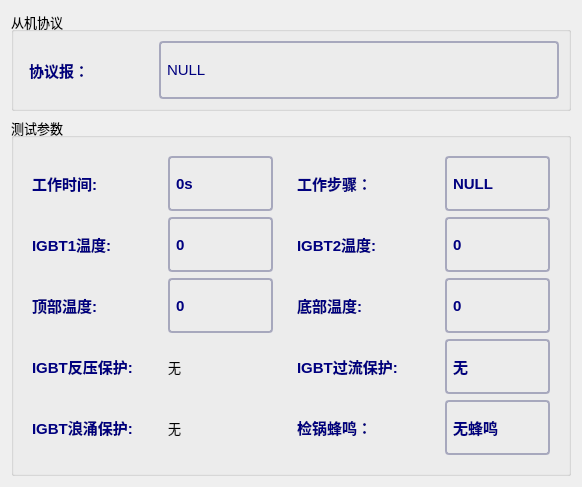
     <widget class="QWidget" name="widget_8" native="true">
      <property name="autoFillBackground">
       <bool>false</bool>
      </property>
      <layout class="QVBoxLayout" name="verticalLayout_3">
       <item>
        <widget class="QGroupBox" name="groupBox">
         <property name="minimumSize">
          <size>
           <width>500</width>
           <height>100</height>
          </size>
         </property>
         <property name="maximumSize">
          <size>
           <width>10777215</width>
           <height>100</height>
          </size>
         </property>
         <property name="font">
          <font>
           <pointsize>10</pointsize>
          </font>
         </property>
         <property name="cursor">
          <cursorShape>ArrowCursor</cursorShape>
         </property>
         <property name="autoFillBackground">
          <bool>false</bool>
         </property>
         <property name="title">
          <string>从机协议</string>
         </property>
         <layout class="QHBoxLayout" name="horizontalLayout_3">
          <item>
           <widget class="QLabel" name="treaty_label_2">
            <property name="minimumSize">
             <size>
              <width>42</width>
              <height>51</height>
             </size>
            </property>
            <property name="styleSheet">
             <string notr="true">QLabel {
    font: 11pt;
	font: bold;
	font-family:&quot;Vrinda&quot;;
    color: rgb(0, 0, 127);
	
     padding: 2px;
}</string>
            </property>
            <property name="text">
             <string>协议报：</string>
            </property>
           </widget>
          </item>
          <item>
           <widget class="QLabel" name="treaty_1">
            <property name="minimumSize">
             <size>
              <width>400</width>
              <height>51</height>
             </size>
            </property>
            <property name="styleSheet">
             <string notr="true">QLabel {
    font: 11pt;
	font-family:&quot;Vrinda&quot;;
    color: rgb(0, 0, 127);
	border: 2px solid rgb(167,168,189);
    border-radius: 4px;
     padding: 2px;
}</string>
            </property>
            <property name="text">
             <string>NULL</string>
            </property>
           </widget>
          </item>
         </layout>
        </widget>
       </item>
       <item>
        <widget class="QGroupBox" name="groupBox_2">
         <property name="minimumSize">
          <size>
           <width>400</width>
           <height>200</height>
          </size>
         </property>
         <property name="maximumSize">
          <size>
           <width>16777215</width>
           <height>16777215</height>
          </size>
         </property>
         <property name="font">
          <font>
           <pointsize>10</pointsize>
          </font>
         </property>
         <property name="title">
          <string>测试参数</string>
         </property>
         <layout class="QGridLayout" name="gridLayout_3">
          <item row="0" column="0">
           <widget class="QWidget" name="widget" native="true">
            <layout class="QGridLayout" name="gridLayout">
             <item row="0" column="3">
              <widget class="QLabel" name="work_time_label">
               <property name="sizePolicy">
                <sizepolicy hsizetype="Expanding" vsizetype="Expanding">
                 <horstretch>0</horstretch>
                 <verstretch>0</verstretch>
                </sizepolicy>
               </property>
               <property name="minimumSize">
                <size>
                 <width>105</width>
                 <height>55</height>
                </size>
               </property>
               <property name="maximumSize">
                <size>
                 <width>105</width>
                 <height>55</height>
                </size>
               </property>
               <property name="styleSheet">
                <string notr="true">QLabel {
    font: 11pt;
	font: bold;
	font-family:&quot;Vrinda&quot;;
    color: rgb(0, 0, 127);

	border: 2px solid rgb(167,168,189);
    border-radius: 4px;
     padding: 2px;
}</string>
               </property>
               <property name="text">
                <string>0s</string>
               </property>
              </widget>
             </item>
             <item row="1" column="0">
              <widget class="QLabel" name="TIGBT_label">
               <property name="enabled">
                <bool>true</bool>
               </property>
               <property name="sizePolicy">
                <sizepolicy hsizetype="Expanding" vsizetype="Expanding">
                 <horstretch>0</horstretch>
                 <verstretch>0</verstretch>
                </sizepolicy>
               </property>
               <property name="styleSheet">
                <string notr="true">QLabel {
    font: 11pt;
	font: bold;
	font-family:&quot;Vrinda&quot;;
    color: rgb(0, 0, 127);


}</string>
               </property>
               <property name="text">
                <string>IGBT1温度:</string>
               </property>
              </widget>
             </item>
             <item row="2" column="0">
              <widget class="QLabel" name="top_hit_state">
               <property name="sizePolicy">
                <sizepolicy hsizetype="Expanding" vsizetype="Expanding">
                 <horstretch>0</horstretch>
                 <verstretch>0</verstretch>
                </sizepolicy>
               </property>
               <property name="minimumSize">
                <size>
                 <width>0</width>
                 <height>0</height>
                </size>
               </property>
               <property name="font">
                <font>
                 <pointsize>11</pointsize>
                 <italic>false</italic>
                 <bold>true</bold>
                </font>
               </property>
               <property name="styleSheet">
                <string notr="true">QLabel {
    font: 11pt;
	font: bold;
	font-family:&quot;Vrinda&quot;;
    color: rgb(0, 0, 127);


}</string>
               </property>
               <property name="text">
                <string>顶部温度:</string>
               </property>
              </widget>
             </item>
             <item row="3" column="0" colspan="2">
              <widget class="QLabel" name="TTAD">
               <property name="sizePolicy">
                <sizepolicy hsizetype="Expanding" vsizetype="Expanding">
                 <horstretch>0</horstretch>
                 <verstretch>0</verstretch>
                </sizepolicy>
               </property>
               <property name="minimumSize">
                <size>
                 <width>0</width>
                 <height>0</height>
                </size>
               </property>
               <property name="styleSheet">
                <string notr="true">QLabel {
    font: 11pt;
	font: bold;
	font-family:&quot;Vrinda&quot;;
    color: rgb(0, 0, 127);


}</string>
               </property>
               <property name="text">
                <string>IGBT反压保护:</string>
               </property>
              </widget>
             </item>
             <item row="4" column="0" colspan="2">
              <widget class="QLabel" name="work_phase">
               <property name="sizePolicy">
                <sizepolicy hsizetype="Expanding" vsizetype="Expanding">
                 <horstretch>0</horstretch>
                 <verstretch>0</verstretch>
                </sizepolicy>
               </property>
               <property name="styleSheet">
                <string notr="true">QLabel {
    font: 11pt;
	font: bold;
	font-family:&quot;Vrinda&quot;;
    color: rgb(0, 0, 127);


}</string>
               </property>
               <property name="text">
                <string>IGBT浪涌保护:</string>
               </property>
              </widget>
             </item>
             <item row="1" column="3">
              <widget class="QLabel" name="TIGBT_">
               <property name="sizePolicy">
                <sizepolicy hsizetype="Expanding" vsizetype="Expanding">
                 <horstretch>0</horstretch>
                 <verstretch>0</verstretch>
                </sizepolicy>
               </property>
               <property name="minimumSize">
                <size>
                 <width>105</width>
                 <height>55</height>
                </size>
               </property>
               <property name="maximumSize">
                <size>
                 <width>105</width>
                 <height>55</height>
                </size>
               </property>
               <property name="styleSheet">
                <string notr="true">QLabel {
    font: 11pt;
	font: bold;
	font-family:&quot;Vrinda&quot;;
    color: rgb(0, 0, 127);

	border: 2px solid rgb(167,168,189);
    border-radius: 4px;
     padding: 2px;
}</string>
               </property>
               <property name="text">
                <string>0</string>
               </property>
              </widget>
             </item>
             <item row="2" column="3">
              <widget class="QLabel" name="top_hit_">
               <property name="sizePolicy">
                <sizepolicy hsizetype="Expanding" vsizetype="Expanding">
                 <horstretch>0</horstretch>
                 <verstretch>0</verstretch>
                </sizepolicy>
               </property>
               <property name="minimumSize">
                <size>
                 <width>105</width>
                 <height>55</height>
                </size>
               </property>
               <property name="maximumSize">
                <size>
                 <width>105</width>
                 <height>55</height>
                </size>
               </property>
               <property name="styleSheet">
                <string notr="true">QLabel {
    font: 11pt;
	font: bold;
	font-family:&quot;Vrinda&quot;;
    color: rgb(0, 0, 127);

	border: 2px solid rgb(167,168,189);
    border-radius: 4px;
     padding: 2px;
}</string>
               </property>
               <property name="text">
                <string>0</string>
               </property>
              </widget>
             </item>
             <item row="3" column="3">
              <widget class="QLabel" name="TTAD_label">
               <property name="sizePolicy">
                <sizepolicy hsizetype="Expanding" vsizetype="Expanding">
                 <horstretch>0</horstretch>
                 <verstretch>0</verstretch>
                </sizepolicy>
               </property>
               <property name="minimumSize">
                <size>
                 <width>105</width>
                 <height>55</height>
                </size>
               </property>
               <property name="maximumSize">
                <size>
                 <width>105</width>
                 <height>55</height>
                </size>
               </property>
               <property name="styleSheet">
                <string notr="true">QLabel {
    font: 11pt;
	font-family:&quot;QLabel {
    font: 11pt;
	font: bold;
	font-family:&quot;Vrinda&quot;;
    color: rgb(0, 0, 127);

	border: 2px solid rgb(167,168,189);
    border-radius: 4px;
     padding: 2px;
}Vrinda&quot;;
    color: rgb(0, 0, 127);
}</string>
               </property>
               <property name="text">
                <string>无</string>
               </property>
              </widget>
             </item>
             <item row="4" column="3">
              <widget class="QLabel" name="work_phase_label">
               <property name="sizePolicy">
                <sizepolicy hsizetype="Expanding" vsizetype="Expanding">
                 <horstretch>0</horstretch>
                 <verstretch>0</verstretch>
                </sizepolicy>
               </property>
               <property name="minimumSize">
                <size>
                 <width>105</width>
                 <height>55</height>
                </size>
               </property>
               <property name="maximumSize">
                <size>
                 <width>105</width>
                 <height>55</height>
                </size>
               </property>
               <property name="styleSheet">
                <string notr="true">QLabel {
    font: 11pt;
	font-family:&quot;VrQLabel {
    font: 11pt;
	font: bold;
	font-family:&quot;Vrinda&quot;;
    color: rgb(0, 0, 127);

	border: 2px solid rgb(167,168,189);
    border-radius: 4px;
     padding: 2px;
}inda&quot;;
    color: rgb(0, 0, 127);
}</string>
               </property>
               <property name="text">
                <string>无</string>
               </property>
              </widget>
             </item>
             <item row="0" column="0" colspan="2">
              <widget class="QLabel" name="work_time">
               <property name="sizePolicy">
                <sizepolicy hsizetype="Expanding" vsizetype="Expanding">
                 <horstretch>0</horstretch>
                 <verstretch>0</verstretch>
                </sizepolicy>
               </property>
               <property name="minimumSize">
                <size>
                 <width>130</width>
                 <height>0</height>
                </size>
               </property>
               <property name="maximumSize">
                <size>
                 <width>8777215</width>
                 <height>16777215</height>
                </size>
               </property>
               <property name="font">
                <font>
                 <pointsize>11</pointsize>
                 <italic>false</italic>
                 <bold>true</bold>
                </font>
               </property>
               <property name="styleSheet">
                <string notr="true">QLabel {
    font: 11pt;
	font: bold;
	font-family:&quot;Vrinda&quot;;
    color: rgb(0, 0, 127);


}</string>
               </property>
               <property name="text">
                <string>工作时间:</string>
               </property>
              </widget>
             </item>
            </layout>
           </widget>
          </item>
          <item row="0" column="1">
           <widget class="QWidget" name="widget_2" native="true">
            <layout class="QGridLayout" name="gridLayout_2">
             <item row="1" column="0" colspan="3">
              <widget class="QLabel" name="RIGBT_label">
               <property name="sizePolicy">
                <sizepolicy hsizetype="Expanding" vsizetype="Expanding">
                 <horstretch>0</horstretch>
                 <verstretch>0</verstretch>
                </sizepolicy>
               </property>
               <property name="minimumSize">
                <size>
                 <width>0</width>
                 <height>0</height>
                </size>
               </property>
               <property name="styleSheet">
                <string notr="true">QLabel {
    font: 11pt;
	font: bold;
	font-family:&quot;Vrinda&quot;;
    color: rgb(0, 0, 127);


}</string>
               </property>
               <property name="text">
                <string>IGBT2温度:</string>
               </property>
              </widget>
             </item>
             <item row="4" column="0">
              <widget class="QLabel" name="m_hit_state">
               <property name="sizePolicy">
                <sizepolicy hsizetype="Expanding" vsizetype="Expanding">
                 <horstretch>0</horstretch>
                 <verstretch>0</verstretch>
                </sizepolicy>
               </property>
               <property name="styleSheet">
                <string notr="true">QLabel {
    font: 11pt;
	font: bold;
	font-family:&quot;Vrinda&quot;;
    color: rgb(0, 0, 127);


}</string>
               </property>
               <property name="text">
                <string>检锅蜂鸣：</string>
               </property>
              </widget>
             </item>
             <item row="0" column="3">
              <widget class="QLabel" name="mode_">
               <property name="minimumSize">
                <size>
                 <width>105</width>
                 <height>55</height>
                </size>
               </property>
               <property name="maximumSize">
                <size>
                 <width>105</width>
                 <height>55</height>
                </size>
               </property>
               <property name="styleSheet">
                <string notr="true">QLabel {
    font: 11pt;
	font: bold;
	font-family:&quot;Vrinda&quot;;
    color: rgb(0, 0, 127);

	border: 2px solid rgb(167,168,189);
    border-radius: 4px;
     padding: 2px;
}</string>
               </property>
               <property name="text">
                <string>NULL</string>
               </property>
              </widget>
             </item>
             <item row="0" column="0" colspan="2">
              <widget class="QLabel" name="mode_label">
               <property name="minimumSize">
                <size>
                 <width>51</width>
                 <height>0</height>
                </size>
               </property>
               <property name="maximumSize">
                <size>
                 <width>90</width>
                 <height>16777215</height>
                </size>
               </property>
               <property name="styleSheet">
                <string notr="true">QLabel {
    font: 11pt;
	font: bold;
	font-family:&quot;Vrinda&quot;;
    color: rgb(0, 0, 127);
}</string>
               </property>
               <property name="text">
                <string>工作步骤：</string>
               </property>
              </widget>
             </item>
             <item row="2" column="0" colspan="2">
              <widget class="QLabel" name="b_hit_state">
               <property name="sizePolicy">
                <sizepolicy hsizetype="Expanding" vsizetype="Expanding">
                 <horstretch>0</horstretch>
                 <verstretch>0</verstretch>
                </sizepolicy>
               </property>
               <property name="styleSheet">
                <string notr="true">QLabel {
    font: 11pt;
	font: bold;
	font-family:&quot;Vrinda&quot;;
    color: rgb(0, 0, 127);


}</string>
               </property>
               <property name="text">
                <string>底部温度:</string>
               </property>
              </widget>
             </item>
             <item row="2" column="3">
              <widget class="QLabel" name="b_hit_">
               <property name="sizePolicy">
                <sizepolicy hsizetype="Expanding" vsizetype="Expanding">
                 <horstretch>0</horstretch>
                 <verstretch>0</verstretch>
                </sizepolicy>
               </property>
               <property name="minimumSize">
                <size>
                 <width>105</width>
                 <height>55</height>
                </size>
               </property>
               <property name="maximumSize">
                <size>
                 <width>105</width>
                 <height>55</height>
                </size>
               </property>
               <property name="styleSheet">
                <string notr="true">QLabel {
    font: 11pt;
	font: bold;
	font-family:&quot;Vrinda&quot;;
    color: rgb(0, 0, 127);

	border: 2px solid rgb(167,168,189);
    border-radius: 4px;
     padding: 2px;
}</string>
               </property>
               <property name="text">
                <string>0</string>
               </property>
              </widget>
             </item>
             <item row="3" column="0">
              <widget class="QLabel" name="R_hit_state">
               <property name="sizePolicy">
                <sizepolicy hsizetype="Expanding" vsizetype="Expanding">
                 <horstretch>0</horstretch>
                 <verstretch>0</verstretch>
                </sizepolicy>
               </property>
               <property name="minimumSize">
                <size>
                 <width>130</width>
                 <height>55</height>
                </size>
               </property>
               <property name="styleSheet">
                <string notr="true">QLabel {
    font: 11pt;
	font: bold;
	font-family:&quot;Vrinda&quot;;
    color: rgb(0, 0, 127);


}</string>
               </property>
               <property name="text">
                <string>IGBT过流保护:</string>
               </property>
              </widget>
             </item>
             <item row="3" column="3">
              <widget class="QLabel" name="R_hit_">
               <property name="sizePolicy">
                <sizepolicy hsizetype="Expanding" vsizetype="Expanding">
                 <horstretch>0</horstretch>
                 <verstretch>0</verstretch>
                </sizepolicy>
               </property>
               <property name="minimumSize">
                <size>
                 <width>105</width>
                 <height>55</height>
                </size>
               </property>
               <property name="maximumSize">
                <size>
                 <width>105</width>
                 <height>55</height>
                </size>
               </property>
               <property name="styleSheet">
                <string notr="true">QLabel {
    font: 11pt;
	font: bold;
	font-family:&quot;Vrinda&quot;;
    color: rgb(0, 0, 127);

	border: 2px solid rgb(167,168,189);
    border-radius: 4px;
     padding: 2px;
}</string>
               </property>
               <property name="text">
                <string>无</string>
               </property>
              </widget>
             </item>
             <item row="4" column="3">
              <widget class="QLabel" name="m_hit_">
               <property name="minimumSize">
                <size>
                 <width>105</width>
                 <height>55</height>
                </size>
               </property>
               <property name="maximumSize">
                <size>
                 <width>105</width>
                 <height>55</height>
                </size>
               </property>
               <property name="styleSheet">
                <string notr="true">QLabel {
    font: 11pt;
	font: bold;
	font-family:&quot;Vrinda&quot;;
    color: rgb(0, 0, 127);

	border: 2px solid rgb(167,168,189);
    border-radius: 4px;
     padding: 2px;
}</string>
               </property>
               <property name="text">
                <string>无蜂鸣</string>
               </property>
              </widget>
             </item>
             <item row="1" column="3">
              <widget class="QLabel" name="RIGBT_">
               <property name="sizePolicy">
                <sizepolicy hsizetype="Expanding" vsizetype="Expanding">
                 <horstretch>0</horstretch>
                 <verstretch>0</verstretch>
                </sizepolicy>
               </property>
               <property name="minimumSize">
                <size>
                 <width>105</width>
                 <height>55</height>
                </size>
               </property>
               <property name="maximumSize">
                <size>
                 <width>105</width>
                 <height>55</height>
                </size>
               </property>
               <property name="styleSheet">
                <string notr="true">QLabel {
    font: 11pt;
	font: bold;
	font-family:&quot;Vrinda&quot;;
    color: rgb(0, 0, 127);

	border: 2px solid rgb(167,168,189);
    border-radius: 4px;
     padding: 2px;
}</string>
               </property>
               <property name="text">
                <string>0</string>
               </property>
              </widget>
             </item>
            </layout>
           </widget>
          </item>
         </layout>
        </widget>
       </item>
      </layout>
     </widget>
